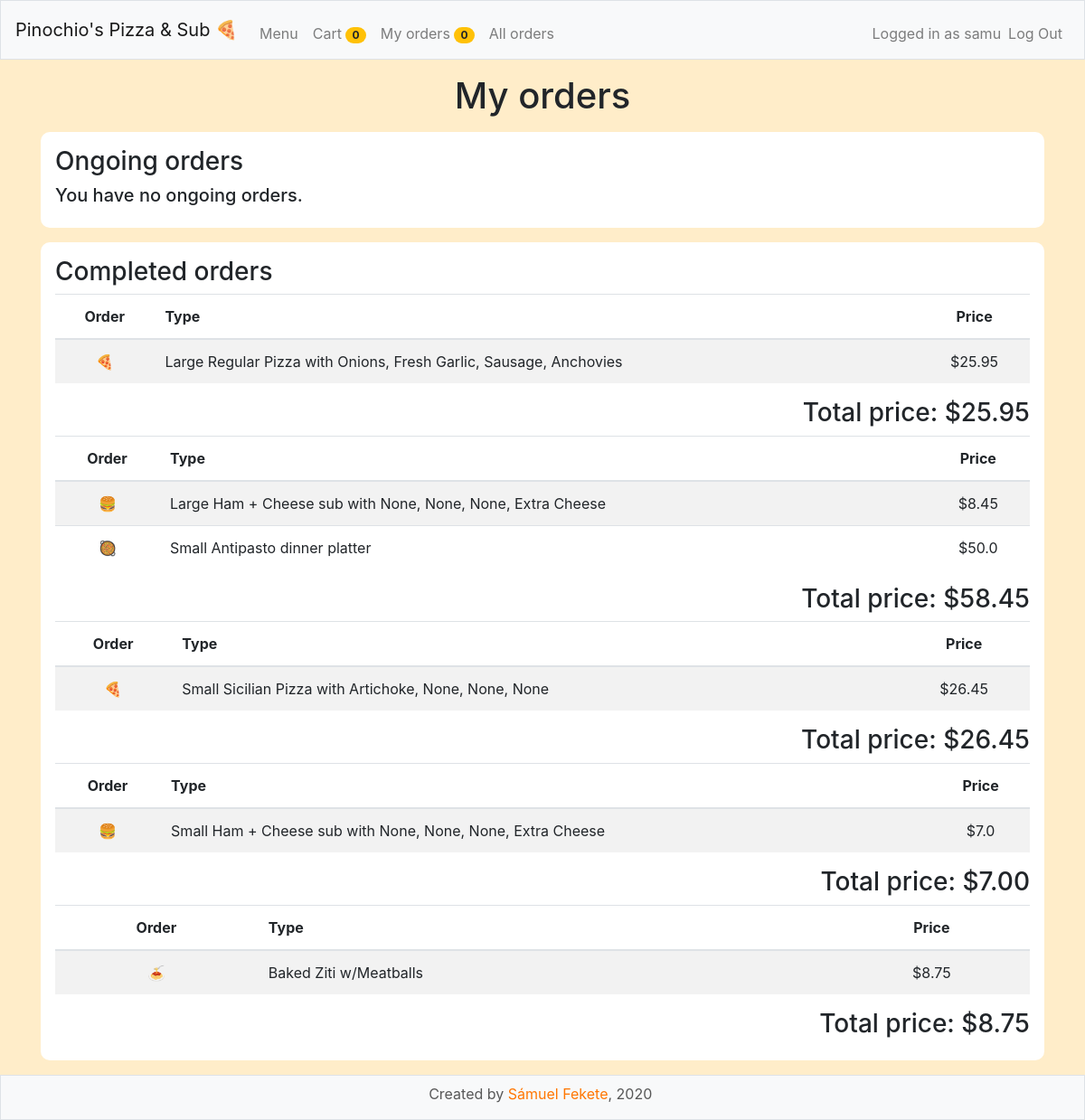
Page /myorders (signed in) on the committed database.
### orders/models.py (models this page shows, shortened)
class Pizza_order(models.Model):
    type = models.ForeignKey(Pizza_type, on_delete=models.CASCADE, related_name="porders")
    top1 = models.ForeignKey(Topping, on_delete=models.CASCADE, related_name="t1orders", blank=True, null=True)
    top2 = models.ForeignKey(Topping, on_delete=models.CASCADE, related_name="t2orders", blank=True, null=True)
    top3 = models.ForeignKey(Topping, on_delete=models.CASCADE, related_name="t3orders", blank=True, null=True)
    top4 = models.ForeignKey(Topping, on_delete=models.CASCADE, related_name="t4orders", blank=True, null=True)
    size = models.IntegerField()
    price = models.FloatField()
    order = models.ForeignKey(Order, on_delete=models.CASCADE, related_name="pizzaorders")
    def __str__(self):
        if self.size == 1:
            return f"Small {self.type} with {self.top1}, {self.top2}, {self.top3}, {self.top4}"
        else:
            return f"Large {self.type} with {self.top1}, {self.top2}, {self.top3}, {self.top4}"

class Pizza_type(models.Model):
    name = models.CharField(max_length=64)
    def __str__(self):
        return self.name

class Topping(models.Model):
    name = models.CharField(max_length=64)
    def __str__(self):
        return self.name

class Sub_order(models.Model):
    type = models.ForeignKey(Sub, on_delete=models.CASCADE, related_name="sorders")
    ext1 = models.ForeignKey(Sub_extra, on_delete=models.CASCADE, related_name="e1orders", blank=True, null=True)
    ext2 = models.ForeignKey(Sub_extra, on_delete=models.CASCADE, related_name="e2orders", blank=True, null=True)
    ext3 = models.ForeignKey(Sub_extra, on_delete=models.CASCADE, related_name="e3orders", blank=True, null=True)
    ext4 = models.ForeignKey(Sub_extra, on_delete=models.CASCADE, related_name="e4orders", blank=True, null=True)
    size = models.IntegerField()
    price = models.FloatField()
    order = models.ForeignKey(Order, on_delete=models.CASCADE, related_name="suborders")
    def __str__(self):
        if self.size == 1:
            return f"Small {self.type} sub with {self.ext1}, {self.ext2}, {self.ext3}, {self.ext4}"
        else:
            return f"Large {self.type} sub with {self.ext1}, {self.ext2}, {self.ext3}, {self.ext4}"

class Sub(models.Model):
    name = models.CharField(max_length=64)
    small = models.FloatField(blank=True, null=True)
    large = models.FloatField()
    def __str__(self):
        return self.name

class Sub_extra(models.Model):
    name = models.CharField(max_length=64)
    def __str__(self):
        return self.name

class Dinnerplatter_order(models.Model):
    type = models.ForeignKey(Dinnerplatter, on_delete=models.CASCADE, related_name="dorders")
    size = models.IntegerField()
    price = models.FloatField()
    order = models.ForeignKey(Order, on_delete=models.CASCADE, related_name="dinnerorders")
    def __str__(self):
        if self.size == 1:
            return f"Small {self.type} dinner platter"
        else:
            return f"Large {self.type} dinner platter"

class Dinnerplatter(models.Model):
    name = models.CharField(max_length=64)
    small = models.FloatField()
    large = models.FloatField()
    def __str__(self):
        return self.name

class Pasta_order(models.Model):
    type = models.ForeignKey(Pasta, on_delete=models.CASCADE, related_name="porders")
    order = models.ForeignKey(Order, on_delete=models.CASCADE, related_name="pastaorders")
    def __str__(self):
        return self.type.name

class Pasta(models.Model):
    name = models.CharField(max_length=64)
    price = models.FloatField()

### orders/views.py (the view, shortened to what this page needs)
# urls.py: path("myorders", views.myorders, name="myorders"),
def myorders(request):
    if request.user.is_superuser:
        superuser = True
    else:
        superuser = False
    order = Order.objects.filter(user=request.user, status=1).first()
    cart = 0
    ongoing = Order.objects.filter(user = request.user, status=2).all()
    myorders = len(ongoing)
    allongoing = []
    completed = Order.objects.filter(user = request.user, status=3).all()
    allcompleted= []
    for i in completed:
        pizzaorders = i.pizzaorders.all()
        suborders = i.suborders.all()
        saladorders = i.saladorders.all()
        pastaorders = i.pastaorders.all()
        dinnerorders = i.dinnerorders.all()
        sum = 0
        for i in pizzaorders:
            sum += i.price
        for i in suborders:
            sum += i.price
        for i in pastaorders:
            sum += i.type.price
        for i in saladorders:
            sum += i.type.price
        for i in dinnerorders:
            sum += i.price
        allcompleted.append(['{:03.2f}'.format(sum), pizzaorders, suborders, pastaorders, saladorders, dinnerorders])
    context = {
        "superuser": superuser,
        "ongoing": allongoing,
        "completed": allcompleted,
        "myorders": myorders,
        "cart": cart
    }
    return render(request, "orders/myorders.html", context)

### orders/templates/orders/myorders.html (shortened to what this page needs)
{% extends "orders/base.html" %}
{% block body %}
<h1 class="cente">My orders</h1>
<div class="panel panel-default">
    <div class="panel-body">
            <h3>Ongoing orders</h3>
            {% for o in ongoing %}
                <table class="table table-striped cente">
                    <thead>
                    <tr>
                        <th scope="col">Order</th>
                        <th class="left" scope="col">Type</th>
                        <th scope="col">Price</th>
                    </tr>
                    </thead>
                    <tbody>
                    {% for i in o.1 %}
                        <tr>
                            <td>&#127829;</td>
                            <td class="left">{{i}}</td>
                            <td>${{i.price}}</td>
                        </tr>
                    {%endfor%}
                    {% for i in o.2 %}
                        <tr>
                            <td>&#127828;</td>
                            <td class="left">{{i}}</td>
                            <td>${{i.price}}</td>
                        </tr>
                    {%endfor%}
                    {% for i in o.3 %}
                        <tr>
                            <td>&#127837;</td>
                            <td class="left">{{i}}</td>
                            <td>${{i.type.price}}</td>
                        </tr>
                    {%endfor%}
                    {% for i in o.4 %}
                        <tr>
                            <td>&#129367;</td>
                            <td class="left">{{i}}</td>
                            <td>${{i.type.price}}</td>
                        </tr>
                    {%endfor%}
                    {% for i in o.5 %}
                        <tr>
                            <td>&#129368;</td>
                            <td class="left">{{i}}</td>
                            <td>${{i.price}}</td>
                        </tr>
                    {%endfor%}
                </tbody>
            </table>
            <h3 class="tright">Total price: ${{o.0}}</h3>
        {% empty %}
            <h5>You have no ongoing orders.</h5>
        {% endfor %}
    </div>
</div>
<div class="panel panel-default">
    <div class="panel-body">
            <h3>Completed orders</h3>
            {% for o in completed %}
                <table class="table table-striped cente">
                    <thead>
                    <tr>
                        <th scope="col">Order</th>
                        <th class="left" scope="col">Type</th>
                        <th scope="col">Price</th>
                    </tr>
                    </thead>
                    <tbody>
                    {% for i in o.1 %}
                        <tr>
                            <td>&#127829;</td>
                            <td class="left">{{i}}</td>
                            <td>${{i.price}}</td>
                        </tr>
                    {%endfor%}
                    {% for i in o.2 %}
                        <tr>
                            <td>&#127828;</td>
                            <td class="left">{{i}}</td>
                            <td>${{i.price}}</td>
                        </tr>
                    {%endfor%}
                    {% for i in o.3 %}
                        <tr>
                            <td>&#127837;</td>
                            <td class="left">{{i}}</td>
                            <td>${{i.type.price}}</td>
                        </tr>
                    {%endfor%}
                    {% for i in o.5 %}
                        <tr>
                            <td>&#129368;</td>
                            <td class="left">{{i}}</td>
                            <td>${{i.price}}</td>
                        </tr>
                    {%endfor%}
                </tbody>
            </table>
            <h3 class="tright">Total price: ${{o.0}}</h3>
        {% empty %}
        <h5>You have no completed orders.</h5>
        {% endfor %}
    </div>
</div>
{% endblock %}

### orders/templates/orders/base.html (shortened to what this page needs)
{% load static %}
<!DOCTYPE html>
<html lang="en">
<head>
    <link rel="stylesheet" href="https://stackpath.bootstrapcdn.com/bootstrap/4.4.1/css/bootstrap.min.css">
    <link href="{% static 'orders/styles.css' %}" rel="stylesheet">
</head>
<body>
    <div class="cont">
        <nav class="navbar sticky-top navbar-expand-md navbar-light bg-light border">
            <a class="navbar-brand" href="/">Pinochio's Pizza & Sub &#127829; </a>
            <div class="collapse navbar-collapse" id="navbar">
                    <ul class="navbar-nav mr-auto mt-2">
                        <li class="nav-item"><a class="nav-link" href="/">Menu</a></li>
                        <li class="nav-item"><a class="nav-link" href="/cart">Cart {% if cart %}{% if cart > 0 %} <span id="cartno" class="badge badge-pill badge-danger">{{cart}}</span>{%else%}<span id="cartno" class="badge badge-pill badge-warning">0</span>{%endif%}{%else%}<span id="cartno" class="badge badge-pill badge-warning">0</span>{%endif%}</a></li>
                        <li class="nav-item"><a class="nav-link" href="/myorders">My orders {% if myorders %}{% if myorders > 0 %} <span id="myorders" class="badge badge-pill badge-danger">{{myorders}}</span>{%else%}<span id="myorders" class="badge badge-pill badge-warning">0</span>{%endif%}{%else%}<span id="myorders" class="badge badge-pill badge-warning">0</span>{%endif%}</a></li>
                        {% if superuser %}<li class="nav-item"><a class="nav-link" href="/allorders">All orders </a></li>{%endif%}
                    </ul>
                    <ul class="navbar-nav ml-auto mt-2">
                        {% if request.user.is_authenticated %}
                        <li class="nav-item"><span class="navbar-text">Logged in as {{user.username}}</span></li>
                        <li class="nav-item"><a class="nav-link" href="/logout">{{ _("Log Out") }}</a></li>
                        {% else %}
                        <li class="nav-item"><a class="nav-link" href="/register">Register</a></li>
                        <li class="nav-item"><a class="nav-link" href="/login">Log In </a></li>
                        {% endif %}
                    </ul>
            </div>
        </nav>
    <div class="body">
        <div class="container">
        {% block body %}
        {% endblock%}
        </div>
    </div>
    <div class="footer cente">
        Created by <a target="_blank" href="https://www.linkedin.com/in/samuel-fekete/">Sámuel Fekete</a>, 2020&nbsp;
    </div>
  </div>
</body>
</html>

### orders/static/orders/styles.css (style rules this page uses)
.cente { text-align: center; }
.left { text-align: left; }
.cont { min-height:100%; position:relative; }
.body { padding:10px; padding-top:16px; padding-bottom:50px; }
.footer { position:absolute; bottom:0; width:100%; height:50px; border: 1px solid #dee2e6!important; background-color: #f8f9fa!important; padding: .5rem 1rem; color: rgba(0,0,0,.65); }
body { background-color: #ffedc9; }
.panel { background-color: white!important; padding: 1rem; border-radius: 10px; margin-bottom: 1rem; margin-top: 1rem; }
a { color: #ff7600; }
.tright { text-align: right; }

### rows in the picture
Pizza_order: size+type+top1 "Large Regular Pizza with Onions, Fresh Garlic, Sausage, Anchovies", price "25.95"
Sub_order: size+type+ext1 "Large Ham + Cheese sub with None, None, None, Extra Cheese", price "8.45"
Dinnerplatter_order: size+type "Small Antipasto dinner platter", price "50.0"
Pizza_order: size+type+top1 "Small Sicilian Pizza with Artichoke, None, None, None", price "26.45"
Sub_order: size+type+ext1 "Small Ham + Cheese sub with None, None, None, Extra Cheese", price "7.0"
Pasta_order: type.name "Baked Ziti w/Meatballs", type.price "8.75"

### other values in the picture
{{ user.username }} "samu"
{{ o.0 }} "25.95" "58.45" "26.45" "7.00" "8.75"
